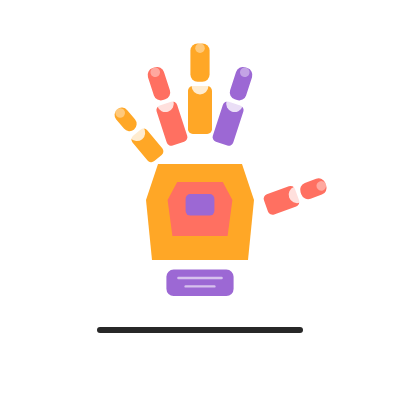
Frame 1 (no input)
Frame 2 (the mouse pressed at the canvas centre, redrawn once): identical to frame 1, image omitted

The p5.js sketch that drew this single still picture (run headless with seeded random() and noise() and a simulated clock; the mouse was pressed at the canvas centre and the sketch redrawn once):

// p5.js sketch
// ── sketch.js
let showWhiteBackground = false;

function setup() {
  createCanvas(400, 400);
  noLoop();
}

function draw() {
  // Gray background when white circle is shown, otherwise transparent
  if (showWhiteBackground) {
    background(80);
  } else {
    clear();
  }

  let cx = width / 2;
  let cy = height / 2;

  // Lumio palette - 3 colors
  let amber = color(255, 167, 38);
  let coral = color(255, 112, 97);
  let violet = color(156, 104, 212);

  let colors = [amber, coral, violet];

  noStroke();

  // White circle background (toggle with 'b' key)
  if (showWhiteBackground) {
    fill(255);
    ellipse(cx, cy, 380, 380);
  }

  // === ROBOTIC HAND (scaled 120%) ===
  let scale = 1.2;

  // Palm - hexagonal shape
  let palmW = 90 * scale;
  let palmH = 100 * scale;

  // Outer palm - amber
  fill(amber);
  beginShape();
  vertex(cx - palmW/2 + 10*scale, cy - palmH/2 + 20*scale);
  vertex(cx + palmW/2 - 10*scale, cy - palmH/2 + 20*scale);
  vertex(cx + palmW/2, cy);
  vertex(cx + palmW/2 - 5*scale, cy + palmH/2);
  vertex(cx - palmW/2 + 5*scale, cy + palmH/2);
  vertex(cx - palmW/2, cy);
  endShape(CLOSE);

  // Inner palm detail - coral
  fill(coral);
  let innerScale = 0.6;
  beginShape();
  vertex(cx - palmW/2 * innerScale + 8*scale, cy - palmH/2 * innerScale + 15*scale);
  vertex(cx + palmW/2 * innerScale - 8*scale, cy - palmH/2 * innerScale + 15*scale);
  vertex(cx + palmW/2 * innerScale, cy);
  vertex(cx + palmW/2 * innerScale - 4*scale, cy + palmH/2 * innerScale);
  vertex(cx - palmW/2 * innerScale + 4*scale, cy + palmH/2 * innerScale);
  vertex(cx - palmW/2 * innerScale, cy);
  endShape(CLOSE);

  // Core - AI indicator
  fill(violet);
  rect(cx - 12*scale, cy - 5*scale, 24*scale, 18*scale, 4*scale);

  // 5 Fingers - with GAP from palm (like Lumio rays)
  let fingerGap = 15 * scale;

  let fingerConfigs = [
    { angle: -90, length: 80*scale, width: 20*scale, ox: 0, oy: -palmH/2 - fingerGap + 10*scale },
    { angle: -108, length: 70*scale, width: 18*scale, ox: -18*scale, oy: -palmH/2 - fingerGap + 18*scale },
    { angle: -72, length: 70*scale, width: 18*scale, ox: 18*scale, oy: -palmH/2 - fingerGap + 18*scale },
    { angle: -130, length: 55*scale, width: 16*scale, ox: -35*scale, oy: -palmH/2 - fingerGap + 30*scale },
    { angle: -20, length: 55*scale, width: 18*scale, ox: palmW/2 + fingerGap - 5*scale, oy: 5*scale },
  ];

  let jointRadius = 7 * scale;

  for (let i = 0; i < fingerConfigs.length; i++) {
    let f = fingerConfigs[i];
    let col = colors[i % 3];

    push();
    translate(cx + f.ox, cy + f.oy);
    rotate(radians(f.angle));

    // Finger segment 1
    fill(col);
    let seg1Length = f.length * 0.5;
    rect(0, -f.width/2, seg1Length, f.width, 4*scale);

    // Joint
    fill(255, 200);
    ellipse(seg1Length, 0, jointRadius * 2, jointRadius * 2);

    // Finger segment 2 (tip)
    fill(col);
    let seg2Start = seg1Length + jointRadius * 0.5;
    let seg2Length = f.length * 0.4;
    rect(seg2Start, -f.width/2 + 2*scale, seg2Length, f.width - 4*scale, 6*scale);

    // Fingertip glow
    fill(255, 100);
    ellipse(seg2Start + seg2Length - 4*scale, 0, 8*scale, 8*scale);

    pop();
  }

  // Wrist connector
  fill(violet);
  rect(cx - 28*scale, cy + palmH/2 + 8*scale, 56*scale, 22*scale, 6*scale);

  // Wrist detail lines
  stroke(255, 150);
  strokeWeight(2*scale);
  line(cx - 18*scale, cy + palmH/2 + 15*scale, cx + 18*scale, cy + palmH/2 + 15*scale);
  line(cx - 12*scale, cy + palmH/2 + 22*scale, cx + 12*scale, cy + palmH/2 + 22*scale);
  noStroke();

  // Signature line - inside white circle
  stroke(40);
  strokeWeight(6);
  strokeCap(ROUND);
  line(100, 330, 300, 330);
}

function keyPressed() {
  if (key === 'b' || key === 'B') {
    showWhiteBackground = !showWhiteBackground;
    redraw();
  }
}
